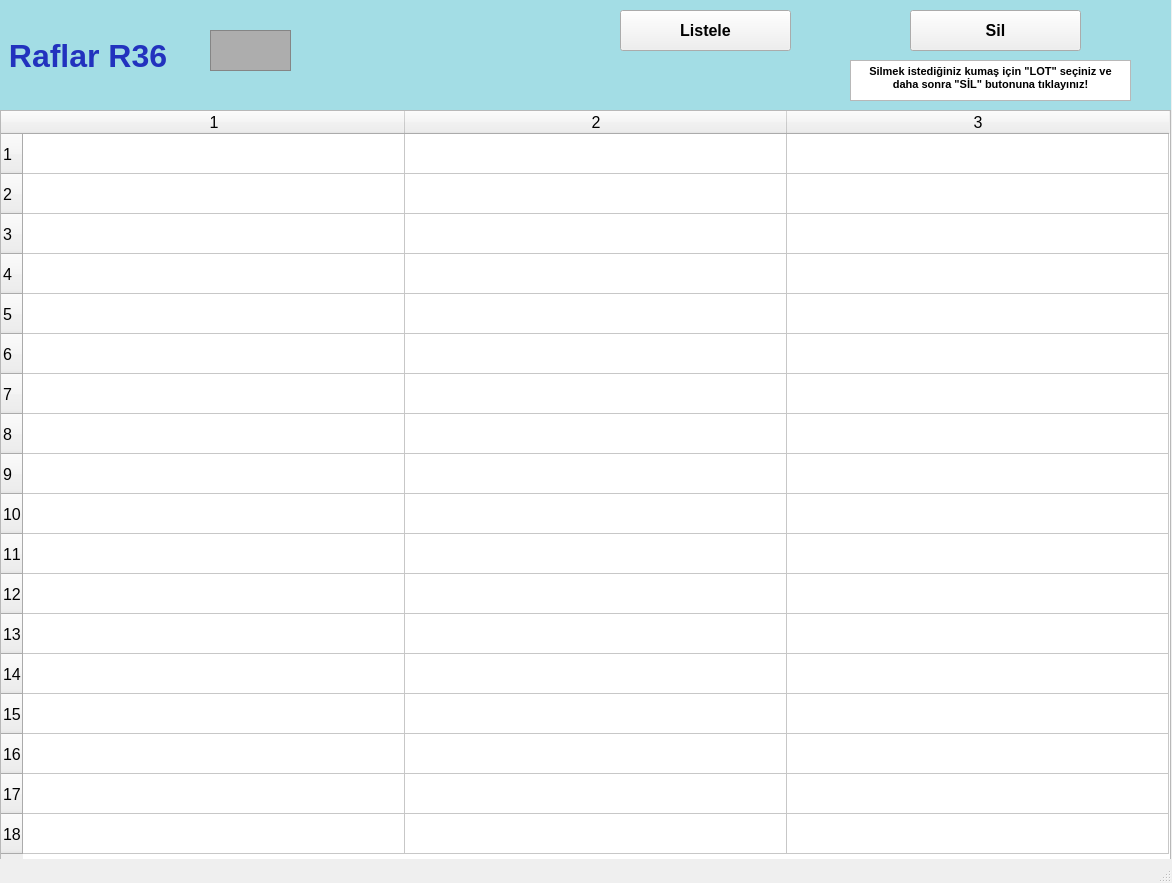
<?xml version="1.0" encoding="UTF-8"?>
<ui version="4.0">
 <class>raflarR36_ekran</class>
 <widget class="QMainWindow" name="raflarR36_ekran">
  <property name="geometry">
   <rect>
    <x>0</x>
    <y>0</y>
    <width>1172</width>
    <height>883</height>
   </rect>
  </property>
  <property name="font">
   <font>
    <pointsize>12</pointsize>
    <weight>50</weight>
    <bold>false</bold>
    <kerning>false</kerning>
   </font>
  </property>
  <property name="windowTitle">
   <string/>
  </property>
  <widget class="QWidget" name="centralwidget">
   <widget class="QLabel" name="raflarR1yazi_lbl">
    <property name="geometry">
     <rect>
      <x>0</x>
      <y>0</y>
      <width>1171</width>
      <height>111</height>
     </rect>
    </property>
    <property name="font">
     <font>
      <pointsize>24</pointsize>
      <weight>75</weight>
      <bold>true</bold>
     </font>
    </property>
    <property name="styleSheet">
     <string notr="true">background-color: rgb(163, 221, 229);
color: rgb(34, 50, 190);</string>
    </property>
    <property name="text">
     <string> Raflar R36</string>
    </property>
   </widget>
   <widget class="QFrame" name="raflarR1_img">
    <property name="geometry">
     <rect>
      <x>210</x>
      <y>30</y>
      <width>81</width>
      <height>41</height>
     </rect>
    </property>
    <property name="styleSheet">
     <string notr="true">background-color: rgb(173, 173, 173);</string>
    </property>
    <property name="frameShape">
     <enum>QFrame::StyledPanel</enum>
    </property>
    <property name="frameShadow">
     <enum>QFrame::Raised</enum>
    </property>
   </widget>
   <widget class="QTableWidget" name="R36_tw">
    <property name="geometry">
     <rect>
      <x>0</x>
      <y>110</y>
      <width>1171</width>
      <height>751</height>
     </rect>
    </property>
    <property name="baseSize">
     <size>
      <width>0</width>
      <height>0</height>
     </size>
    </property>
    <property name="rowCount">
     <number>18</number>
    </property>
    <property name="columnCount">
     <number>3</number>
    </property>
    <attribute name="horizontalHeaderVisible">
     <bool>true</bool>
    </attribute>
    <attribute name="horizontalHeaderCascadingSectionResizes">
     <bool>false</bool>
    </attribute>
    <attribute name="horizontalHeaderDefaultSectionSize">
     <number>382</number>
    </attribute>
    <attribute name="horizontalHeaderMinimumSectionSize">
     <number>38</number>
    </attribute>
    <attribute name="verticalHeaderDefaultSectionSize">
     <number>40</number>
    </attribute>
    <attribute name="verticalHeaderMinimumSectionSize">
     <number>23</number>
    </attribute>
    <row/>
    <row/>
    <row/>
    <row/>
    <row/>
    <row/>
    <row/>
    <row/>
    <row/>
    <row/>
    <row/>
    <row/>
    <row/>
    <row/>
    <row/>
    <row/>
    <row/>
    <row/>
    <column/>
    <column/>
    <column/>
   </widget>
   <widget class="QPushButton" name="listeleR36_btn">
    <property name="geometry">
     <rect>
      <x>620</x>
      <y>10</y>
      <width>171</width>
      <height>41</height>
     </rect>
    </property>
    <property name="font">
     <font>
      <pointsize>12</pointsize>
      <weight>75</weight>
      <bold>true</bold>
     </font>
    </property>
    <property name="text">
     <string>Listele</string>
    </property>
   </widget>
   <widget class="QPushButton" name="silR36_btn">
    <property name="geometry">
     <rect>
      <x>910</x>
      <y>10</y>
      <width>171</width>
      <height>41</height>
     </rect>
    </property>
    <property name="font">
     <font>
      <pointsize>12</pointsize>
      <weight>75</weight>
      <bold>true</bold>
     </font>
    </property>
    <property name="text">
     <string>Sil</string>
    </property>
   </widget>
   <widget class="QTextBrowser" name="textBrowser">
    <property name="geometry">
     <rect>
      <x>850</x>
      <y>60</y>
      <width>281</width>
      <height>41</height>
     </rect>
    </property>
    <property name="html">
     <string>&lt;!DOCTYPE HTML PUBLIC &quot;-//W3C//DTD HTML 4.0//EN&quot; &quot;http://www.w3.org/TR/REC-html40/strict.dtd&quot;&gt;
&lt;html&gt;&lt;head&gt;&lt;meta name=&quot;qrichtext&quot; content=&quot;1&quot; /&gt;&lt;style type=&quot;text/css&quot;&gt;
p, li { white-space: pre-wrap; }
&lt;/style&gt;&lt;/head&gt;&lt;body style=&quot; font-family:'MS Shell Dlg 2'; font-size:12pt; font-weight:400; font-style:normal;&quot;&gt;
&lt;p align=&quot;center&quot; style=&quot; margin-top:0px; margin-bottom:0px; margin-left:0px; margin-right:0px; -qt-block-indent:0; text-indent:0px;&quot;&gt;&lt;span style=&quot; font-size:8pt; font-weight:600;&quot;&gt;Silmek istediğiniz kumaş için &amp;quot;LOT&amp;quot; seçiniz ve daha sonra &amp;quot;SİL&amp;quot; butonuna tıklayınız!&lt;/span&gt;&lt;/p&gt;&lt;/body&gt;&lt;/html&gt;</string>
    </property>
   </widget>
  </widget>
  <widget class="QStatusBar" name="statusbar"/>
 </widget>
 <resources/>
 <connections/>
</ui>
